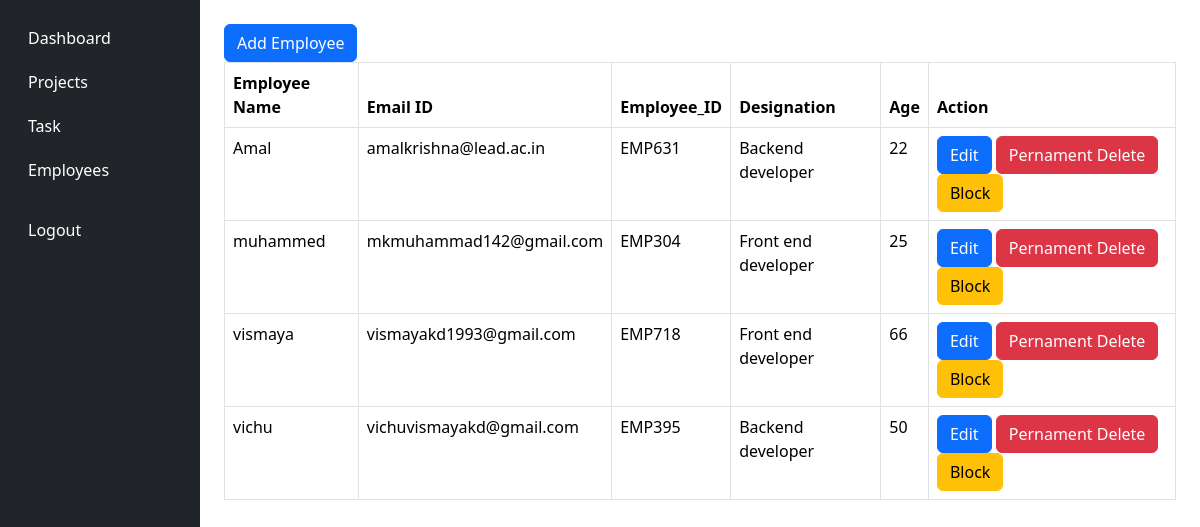
/emp_list/ (signed in), run on the app's committed database.
### company/models.py (models this page shows, shortened)
class Employee(models.Model):
    user=models.OneToOneField(User,on_delete=models.CASCADE)
    emp_id=models.CharField(max_length=10)
    name=models.CharField(max_length=50)
    age=models.PositiveIntegerField()
    designation=models.CharField(max_length=50)
    password_change=models.BooleanField(default=False)
    is_first_login = models.BooleanField(default=True)

### company/views.py (the view)
# urls.py: path('emp_list/',views.employee_list,name='employee_list'),
def employee_list(request):
    emp=Employee.objects.all()
    return render(request,'admin_employee_list.html',{'emp':emp})

### company/templates/admin_employee_list.html
{% extends "base.html" %}
{% block content %}
        <table class="table table-bordered">
            <thead>
                <tr>
                    <th>Employee Name</th>
                    <th>Email ID</th>
                    <th>Employee_ID</th>
                    <th>Designation</th>
                    <th>Age</th>
                    <th>Action</th>
                </tr>
            </thead>
            <tbody>
                {% for i in emp %}
                <tr>
                    <td>{{ i.name }}</td>
                    <td>{{ i.user.email}}</td>
                    <td>{{ i.emp_id}}</td>
                    <td>{{ i.designation}}</td>
                    <td>{{ i.age}}</td>
                    <td><a href="{% url 'edit_employee' i.id %}"><div class="btn btn-primary">Edit</div></a>  <a href="{% url "delete_employee" i.id %}"><div class="btn btn-danger">Pernament Delete</div></a>
                        {% if i.user.is_active %}
                        <a href="{% url "block" i.user.id %}"><div class="btn btn-warning">Block</div></a></td>
                        {% else%}
                        <a href="{% url "unblock" i.user.id %}"><div class="btn btn-success">Un Block</div></a></td>
                        {% endif %}
                </tr>
                {% endfor %}
                <a href="{% url "employee_creation" %}"><div class="btn btn-primary">Add Employee</div></a>
            </tbody>
        </table>
{% endblock  %}

### data on the page
Employee: name "Amal", user.email "amalkrishna@lead.ac.in", emp_id "EMP631", designation "Backend developer", age "22", shows "Block"
Employee: name "muhammed", user.email "mkmuhammad142@gmail.com", emp_id "EMP304", designation "Front end developer", age "25", shows "Block"
Employee: name "vismaya", user.email "vismayakd1993@gmail.com", emp_id "EMP718", designation "Front end developer", age "66", shows "Block"
Employee: name "vichu", user.email "vichuvismayakd@gmail.com", emp_id "EMP395", designation "Backend developer", age "50", shows "Block"
